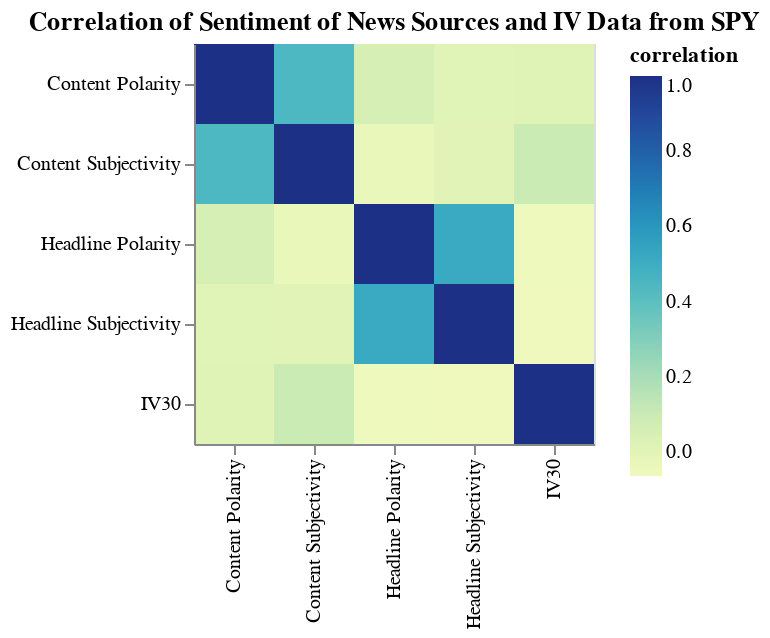

The notebook cell saved with this chart:
### Markdown cell above
## We first look at the SPY IV data and all news sources

### Code cell
cormat2 = merged1[['IV30', 'Headline Polarity', 'Headline Subjectivity', 'Content Polarity', 'Content Subjectivity']].corr()
cormat_tidy_2 = cormat2.stack().reset_index().rename(columns={0:'correlation'})
heatmap2 = alt.Chart(cormat_tidy_2).mark_rect().encode(
    x = alt.X('level_0').axis().title(''),
    y = alt.Y('level_1').axis().title(''),
    color = 'correlation'
).properties(
    width = 200,
    height = 200,
    title = 'Correlation of Sentiment of News Sources and IV Data from SPY'
)

heatmap2.display()

### Figure 1 — Vega-Lite specification as saved in the notebook (floating-point values rounded to 4 significant figures)
{"config": {"view": {"continuousWidth": 300, "continuousHeight": 300}}, "data": {"name": "data-d777b2b04cd92fc6c79526446fead67c"}, "mark": {"type": "rect"}, "encoding": {"color": {"field": "correlation", "type": "quantitative"}, "x": {"axis": {}, "field": "level_0", "title": "", "type": "nominal"}, "y": {"axis": {}, "field": "level_1", "title": "", "type": "nominal"}}, "height": 200, "title": "Correlation of Sentiment of News Sources and IV Data from SPY", "width": 200, "$schema": "https://vega.github.io/schema/vega-lite/v5.8.0.json", "datasets": {"data-d777b2b04cd92fc6c79526446fead67c": [{"level_0": "IV30", "level_1": "IV30", "correlation": 1.0}, {"level_0": "IV30", "level_1": "Headline Polarity", "correlation": -0.06037}, {"level_0": "IV30", "level_1": "Headline Subjectivity", "correlation": -0.06426}, {"level_0": "IV30", "level_1": "Content Polarity", "correlation": 0.01731}, {"level_0": "IV30", "level_1": "Content Subjectivity", "correlation": 0.09833}, {"level_0": "Headline Polarity", "level_1": "IV30", "correlation": -0.06037}, {"level_0": "Headline Polarity", "level_1": "Headline Polarity", "correlation": 1.0}, {"level_0": "Headline Polarity", "level_1": "Headline Subjectivity", "correlation": 0.5176}, {"level_0": "Headline Polarity", "level_1": "Content Polarity", "correlation": 0.06052}, {"level_0": "Headline Polarity", "level_1": "Content Subjectivity", "correlation": -0.03541}, {"level_0": "Headline Subjectivity", "level_1": "IV30", "correlation": -0.06426}, {"level_0": "Headline Subjectivity", "level_1": "Headline Polarity", "correlation": 0.5176}, {"level_0": "Headline Subjectivity", "level_1": "Headline Subjectivity", "correlation": 1.0}, {"level_0": "Headline Subjectivity", "level_1": "Content Polarity", "correlation": 0.008871}, {"level_0": "Headline Subjectivity", "level_1": "Content Subjectivity", "correlation": 0.01261}, {"level_0": "Content Polarity", "level_1": "IV30", "correlation": 0.01731}, {"level_0": "Content Polarity", "level_1": "Headline Polarity", "correlation": 0.06052}, {"level_0": "Content Polarity", "level_1": "Headline Subjectivity", "correlation": 0.008871}, {"level_0": "Content Polarity", "level_1": "Content Polarity", "correlation": 1.0}, {"level_0": "Content Polarity", "level_1": "Content Subjectivity", "correlation": 0.443}, {"level_0": "Content Subjectivity", "level_1": "IV30", "correlation": 0.09833}, {"level_0": "Content Subjectivity", "level_1": "Headline Polarity", "correlation": -0.03541}, {"level_0": "Content Subjectivity", "level_1": "Headline Subjectivity", "correlation": 0.01261}, {"level_0": "Content Subjectivity", "level_1": "Content Polarity", "correlation": 0.443}, {"level_0": "Content Subjectivity", "level_1": "Content Subjectivity", "correlation": 1.0}]}}
